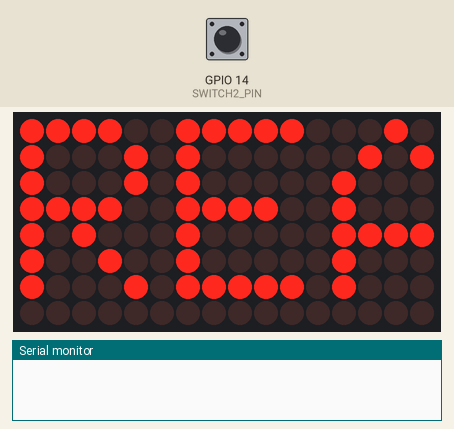
Simulated run of this sketch. Board: ESP32. Shown: 16×8 LED matrix, the last lines printed to the serial monitor. Inputs (shaded band) come from the test bench; at power-on: GPIO 14 (SWITCH2_PIN) HIGH.

Above: at 0.1 s.
At 2.25 s:
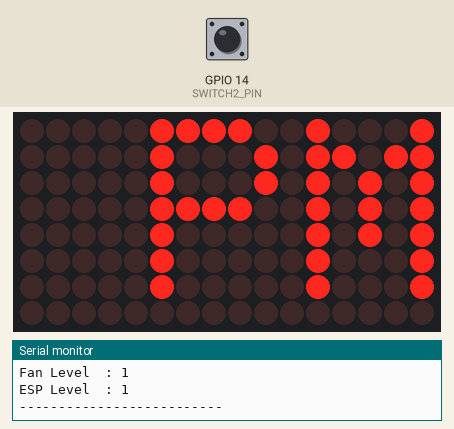
2.3 s: GPIO 14 (SWITCH2_PIN) pulled LOW for 0.15 s
At 11.43 s:
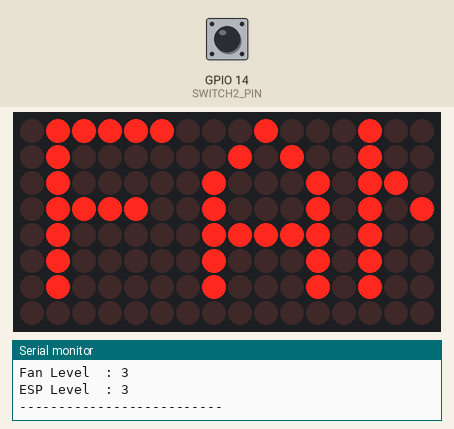

The sketch:

reair.code.ino
```cpp
#include <Wire.h>
#include <Adafruit_GFX.h>
#include "Adafruit_LEDBackpack.h"

Adafruit_8x16minimatrix matrix;

#define SDA_PIN 21
#define SCL_PIN 22
#define SWITCH2_PIN 14

#define PM25_TARGET 30.0
#define PM25_HIGH   45.0
#define PM25_MEDIUM 35.0

// Simulated O3 value for prototype testing (ppm)
#define O3_LIMIT 0.12

enum Mode {
  STANDBY,
  AUTO,
  ECO
};

Mode mode = STANDBY;

float pm25 = 30.0;
float ozone = 0.10;
float temperature = 27.0;
float humidity = 60.0;
float power = 32.0;

int fanLevel = 1;
int espLevel = 1;

// Button
bool lastButtonState = HIGH;
bool buttonState = HIGH;
unsigned long lastDebounceTime = 0;
const unsigned long debounceDelay = 50;

// Display
String messages[6];
int messageIndex = 0;
int scrollX = 16;

unsigned long lastScrollTime = 0;
unsigned long messageStartTime = 0;

const unsigned long SCROLL_INTERVAL = 100;
const unsigned long MESSAGE_HOLD = 1000;

bool holdingMessage = false;

void setup() {

  Serial.begin(115200);

  pinMode(SWITCH2_PIN, INPUT_PULLUP);

  Wire.begin(SDA_PIN, SCL_PIN);

  matrix.begin(0x70);
  matrix.setRotation(1);
  matrix.setTextSize(1);
  matrix.setTextColor(LED_ON);
  matrix.setTextWrap(false);
  matrix.setBrightness(15);

  matrix.clear();
  matrix.setCursor(0, 0);
  matrix.print("REAIR");
  matrix.writeDisplay();

  delay(1000);

  setStandby();

  Serial.println();
  Serial.println("========== REAIR ==========");
  printValues();
}


void loop() {

  checkButton();

  if (mode == STANDBY) {
    standbyMode();
  }
  else if (mode == AUTO) {
    autoMode();
  }
  else if (mode == ECO) {
    ecoMode();
  }

  updateDisplay();
}


// =========================
// STANDBY
// =========================

void setStandby() {

  mode = STANDBY;

  pm25 = 30.0;
  ozone = 0.10;
  temperature = 27.0;
  humidity = 60.0;

  fanLevel = 1;
  espLevel = 1;
  power = 32.0;

  prepareStandbyDisplay();

  Serial.println("MODE: STANDBY");
}


void standbyMode() {

  fanLevel = 1;
  espLevel = 1;
  power = 32.0;
}


// =========================
// BUTTON
// =========================

void checkButton() {

  bool reading = digitalRead(SWITCH2_PIN);

  if (reading != lastButtonState) {
    lastDebounceTime = millis();
  }

  if (millis() - lastDebounceTime > debounceDelay) {

    if (reading != buttonState) {

      buttonState = reading;

      if (buttonState == LOW) {

        if (mode == STANDBY) {
          startAuto();
        }
      }
    }
  }

  lastButtonState = reading;
}


// =========================
// AUTO
// =========================

void startAuto() {

  mode = AUTO;

  // Simulate dust entering the system
  pm25 = 50.0;

  autoControl();

  prepareAutoDisplay();

  Serial.println();
  Serial.println("========== AUTO ==========");
  Serial.println("Dust event detected");

  printValues();
}


void autoMode() {

  // O3 safety has priority
  if (ozone > O3_LIMIT) {

    fanLevel = 1;
    espLevel = 0;
    power = 10.0;

    prepareSafetyDisplay();

    return;
  }

  autoControl();

  // Wait until the AUTO display finishes scrolling
  if (holdingMessage && messageIndex == 5) {

    pm25 = PM25_TARGET;

    enterEco();
  }
}


void autoControl() {

  if (pm25 > PM25_HIGH) {

    fanLevel = 3;
    espLevel = 3;
    power = 41.0;
  }

  else if (pm25 > PM25_MEDIUM) {

    fanLevel = 2;
    espLevel = 2;
    power = 35.0;
  }

  else {

    fanLevel = 1;
    espLevel = 1;
    power = 32.0;
  }
}


// =========================
// ECO
// =========================

void enterEco() {

  mode = ECO;

  fanLevel = 1;
  espLevel = 1;

  // Simulated prototype value for ECO mode
  power = 20.0;

  prepareEcoDisplay();

  Serial.println();
  Serial.println("========== ECO ==========");

  printValues();
}


void ecoMode() {

  fanLevel = 1;
  espLevel = 1;

  power = 20.0;
}


// =========================
// DISPLAY PREPARE
// =========================

void prepareStandbyDisplay() {

  messages[0] = "PM2.5 " + String(pm25, 0);
  messages[1] = "POWER " + String(power, 0) + "W";
  messages[2] = "O3 " + String(ozone, 2);
  messages[3] = "TEMP " + String(temperature, 0) + "C";
  messages[4] = "HUM " + String(humidity, 0) + "%";
  messages[5] = "STANDBY";

  resetDisplay();
}


void prepareAutoDisplay() {

  messages[0] = "PM2.5 " + String(pm25, 0);
  messages[1] = "FAN HIGH";
  messages[2] = "ESP HIGH";
  messages[3] = "POWER " + String(power, 0) + "W";
  messages[4] = "O3 " + String(ozone, 2);
  messages[5] = "AUTO";

  resetDisplay();
}


void prepareEcoDisplay() {

  messages[0] = "PM2.5 " + String(pm25, 0);
  messages[1] = "ECO MODE";
  messages[2] = "POWER " + String(power, 0) + "W";
  messages[3] = "FAN LOW";
  messages[4] = "ESP LOW";
  messages[5] = "O3 " + String(ozone, 2);

  resetDisplay();
}


void prepareSafetyDisplay() {

  messages[0] = "O3 HIGH";
  messages[1] = "ESP OFF";
  messages[2] = "PM2.5 " + String(pm25, 0);
  messages[3] = "POWER " + String(power, 0) + "W";
  messages[4] = "SAFETY";
  messages[5] = "AUTO";

  resetDisplay();
}


// =========================
// DISPLAY CONTROL
// =========================

void resetDisplay() {

  messageIndex = 0;

  scrollX = 16;

  holdingMessage = false;

  lastScrollTime = millis();

  drawMessage();
}


void drawMessage() {

  matrix.clear();

  matrix.setCursor(scrollX, 0);

  matrix.print(messages[messageIndex]);

  matrix.writeDisplay();
}


void updateDisplay() {

  // Wait after a message finishes scrolling
  if (holdingMessage) {

    if (millis() - messageStartTime >= MESSAGE_HOLD) {

      messageIndex++;

      if (messageIndex >= 6) {
        messageIndex = 0;
      }

      scrollX = 16;

      holdingMessage = false;

      drawMessage();
    }

    return;
  }


  // Control scrolling speed
  if (millis() - lastScrollTime < SCROLL_INTERVAL) {
    return;
  }

  lastScrollTime = millis();

  drawMessage();

  scrollX--;

  int textWidth = messages[messageIndex].length() * 6;


  // Message has completely left the screen
  if (scrollX < -textWidth) {

    holdingMessage = true;

    messageStartTime = millis();
  }
}


// =========================
// SERIAL MONITOR
// =========================

void printValues() {

  Serial.print("PM2.5      : ");
  Serial.print(pm25);
  Serial.println(" ug/m3");

  Serial.print("O3         : ");
  Serial.print(ozone, 2);
  Serial.println(" ppm");

  Serial.print("Temperature: ");
  Serial.print(temperature);
  Serial.println(" C");

  Serial.print("Humidity   : ");
  Serial.print(humidity);
  Serial.println(" %");

  Serial.print("Power      : ");
  Serial.print(power);
  Serial.println(" W");

  Serial.print("Fan Level  : ");
  Serial.println(fanLevel);

  Serial.print("ESP Level  : ");
  Serial.println(espLevel);

  Serial.println("--------------------------");
}
```
